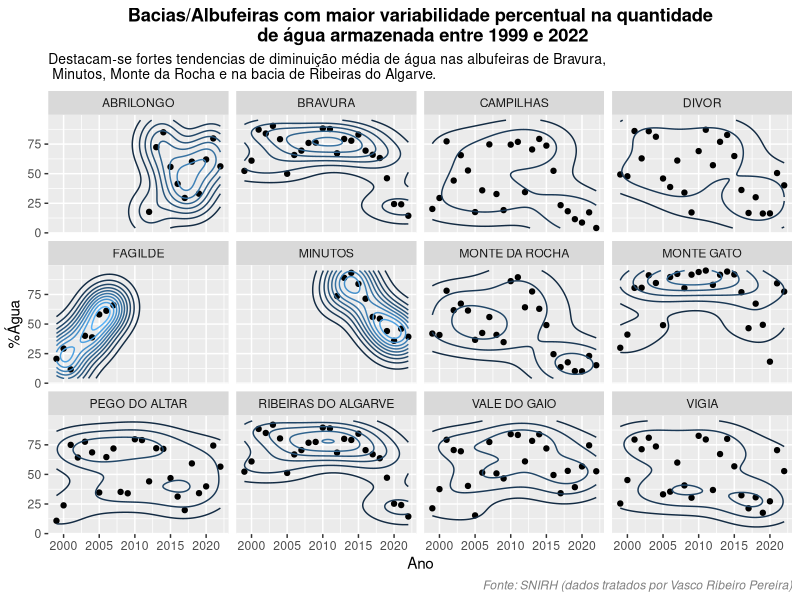
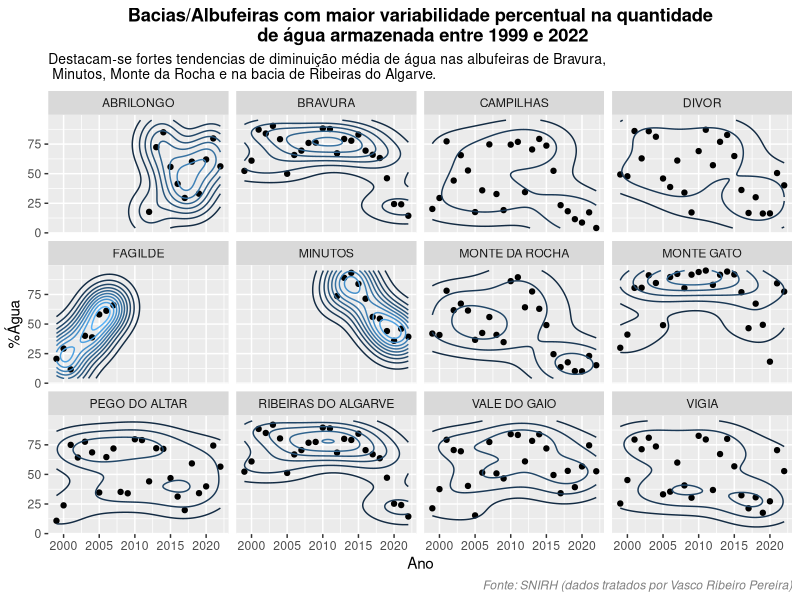

Here is the R script that generated these plots, in order:
## ---- chunk 1
knitr::opts_chunk$set(echo = TRUE, warning = FALSE, message = FALSE)
## ---- chunk 2
library(dplyr)
library(readr)
library(ggplot2)
library(lubridate)
## ---- chunk 3
## Code commented, uncomment only for the first run
# water_data_url <- "https://github.com/dssgPT/Plotting-Good-DSSG/blob/main/desafios/001_Seca_Em_Portugal_SNIRH/snirh_clean.csv?raw=true"
# download.file(water_data_url, "droughts/files/water_data.csv")
## ---- chunk 4
water_data <- read_csv("../files/water_data.csv")
str(water_data)
## ---- chunk 5
water_percent <- water_data[,-1] %>% 
  filter(medida == "percentagem") %>%
  mutate(nome_infraestrutura = toupper(nome_infraestrutura), 
         resumo_infraestrutura = as.numeric(resumo_infraestrutura)) %>% 
  na.omit()

knitr::kable(head(water_percent, 10))
## ---- chunk 6
varWater <- water_percent %>% 
  mutate(ano = year(data)) %>% 
  group_by(ano, nome_infraestrutura) %>% 
  summarise(media = mean(resumo_infraestrutura)) %>% 
  group_by(nome_infraestrutura) %>%
  summarise(variacao = var(media)) %>% 
  arrange(desc(variacao))

mySearch <- head(varWater$nome_infraestrutura,12)
print(mySearch)
## ---- chunk 7
water_subset <- water_percent %>% filter(nome_infraestrutura %in% mySearch) %>% 
  mutate(ano = year(data)) %>% 
  group_by(ano, nome_infraestrutura) %>% 
  summarise(media = mean(resumo_infraestrutura))

knitr::kable(head(water_subset, 10))
## ---- chunk 8
average_plot <- water_subset %>% ggplot(aes(ano, media)) + 
  geom_point() + 
  stat_density2d(aes(color = ..level..)) + 
  facet_wrap(vars(nome_infraestrutura)) + 
  labs(title = "Bacias/Albufeiras com maior variabilidade percentual na quantidade\n de água armazenada entre 1999 e 2022",
       subtitle = "Destacam-se fortes tendencias de diminuição média de água nas albufeiras de Bravura,\n Minutos, Monte da Rocha e na bacia de Ribeiras do Algarve.",
       caption = "Fonte: SNIRH (dados tratados por Vasco Ribeiro Pereira)") + 
  xlab("Ano") + ylab("%Água") +
  theme(plot.title = element_text(hjust = 0.5, face = "bold"),
        plot.subtitle = element_text(size = 10),
        plot.caption = element_text(color = "grey50", face = "italic"),
        legend.position="none")

png(filename = "../files/secaportugal.png")
average_plot
dev.off()

print(average_plot)

